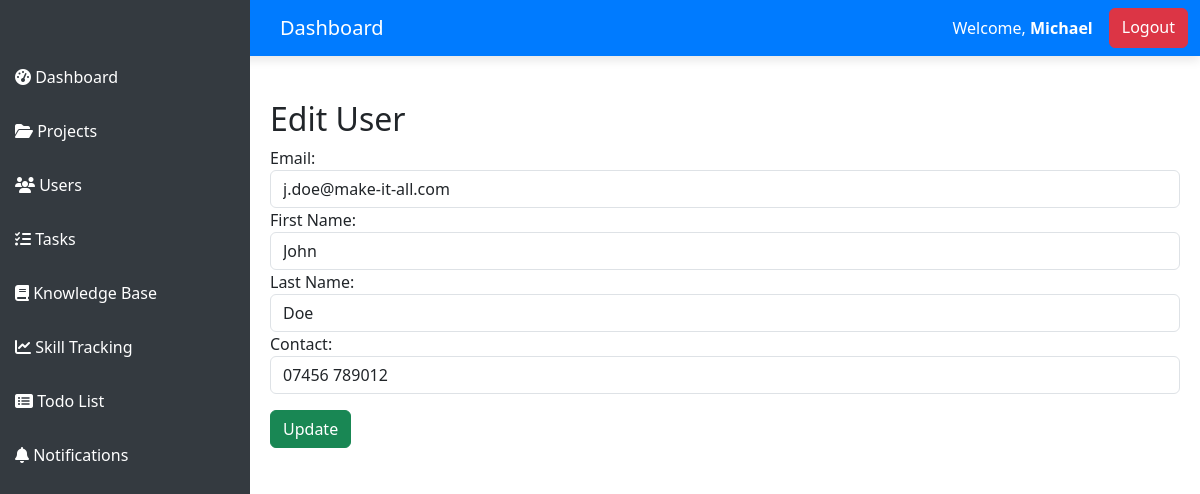
/pages/edit_user.php?user_id=1 (signed in), run on the app's committed database.
### tables this page shows
CREATE TABLE `users_info` (
  `user_id` int(11) NOT NULL,
  `email` varchar(255) NOT NULL,
  `first_name` varchar(50) NOT NULL,
  `last_name` varchar(50) NOT NULL,
  `contact_number` varchar(20) NOT NULL,
  `status` enum('Active','Inactive') NOT NULL
);

### pages/edit_user.php (the view, shortened to what this page needs)
<?php
include "../config/db.php";
include "../includes/header.php";
include "../includes/sidebar.php";
$user_id = $_GET['user_id'];
$query = "SELECT * FROM users_info WHERE user_id = ?";
$stmt = $conn->prepare($query);
$stmt->bind_param("i", $user_id);
$stmt->execute();
$result = $stmt->get_result();
$user = $result->fetch_assoc();
?>
<div class="content">
    <h2>Edit User</h2>
    <form action="../actions/update_user.php" method="POST">
        <label>Email:</label>
        <input type="email" name="email" class="form-control" value="<?= $user['email']; ?>" required>
        <label>First Name:</label>
        <input type="text" name="first_name" class="form-control" value="<?= $user['first_name']; ?>" required>
        <label>Last Name:</label>
        <input type="text" name="last_name" class="form-control" value="<?= $user['last_name']; ?>" required>
        <label>Contact:</label>
        <input type="text" name="contact_number" class="form-control" value="<?= $user['contact_number']; ?>" required>
        <button type="submit" class="btn btn-success mt-3">Update</button>
    </form>
</div>
</body>
</html>

### includes/header.php (style rules this page uses)
body { padding-top: 56px; }

### includes/sidebar.php (style rules this page uses)
.content { margin-left: 250px; padding: 20px; }

### data on the page
users_info: email "j.doe@make-it-all.com", first_name "John", last_name "Doe", contact_number "07456 789012"

### other printed values
$_SESSION['user_name'] "Michael"
